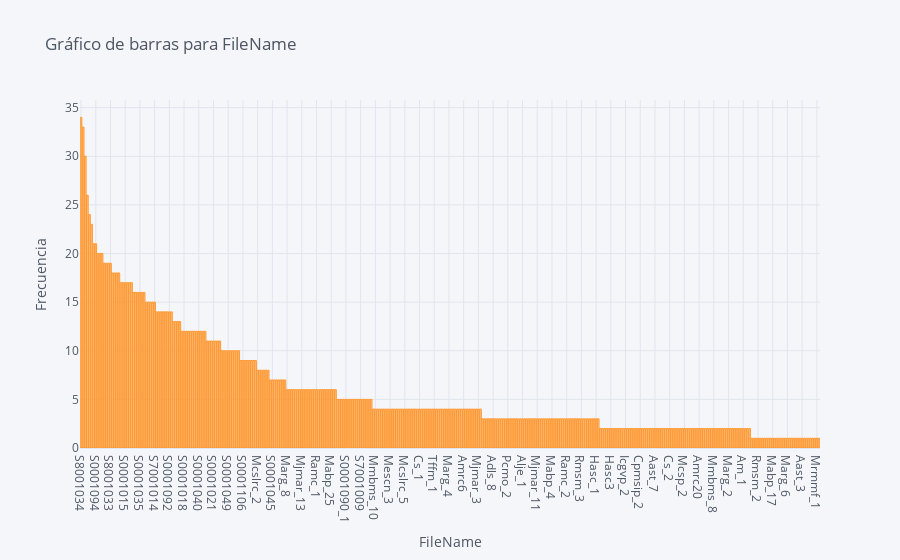
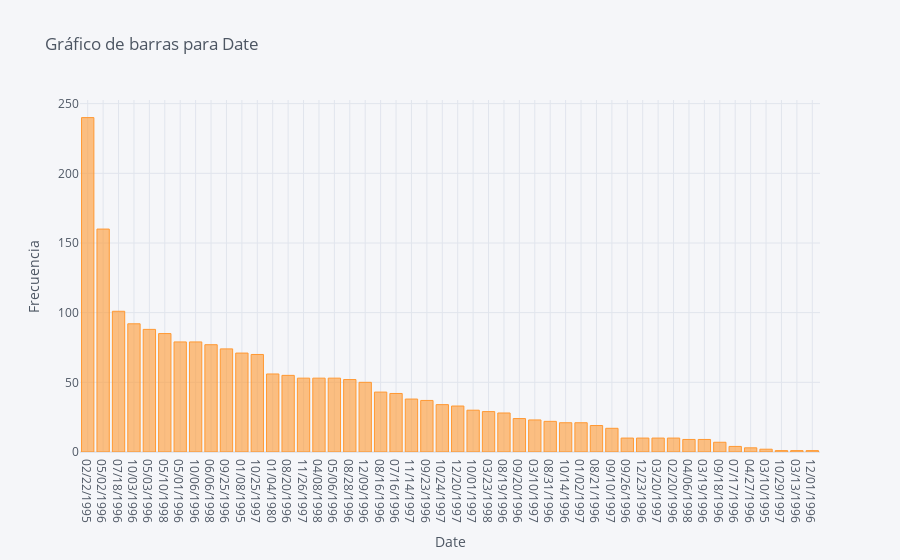
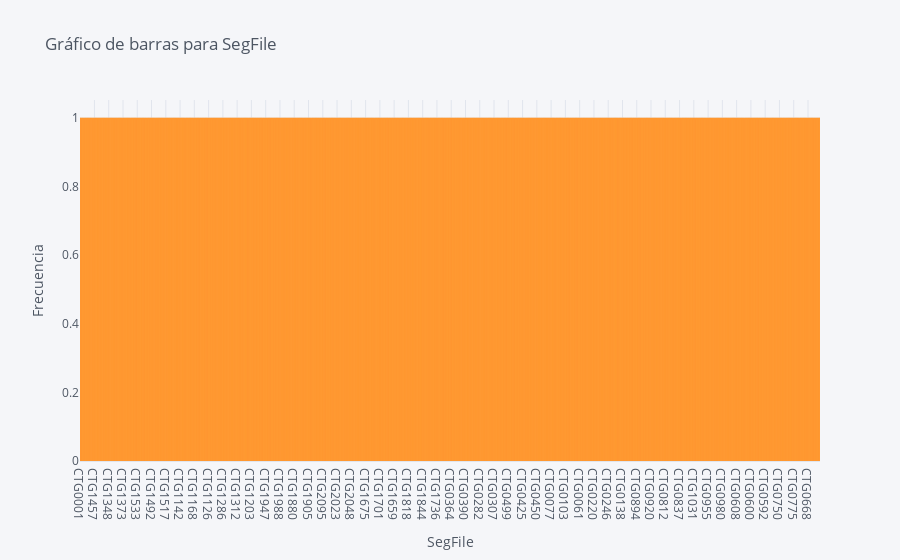
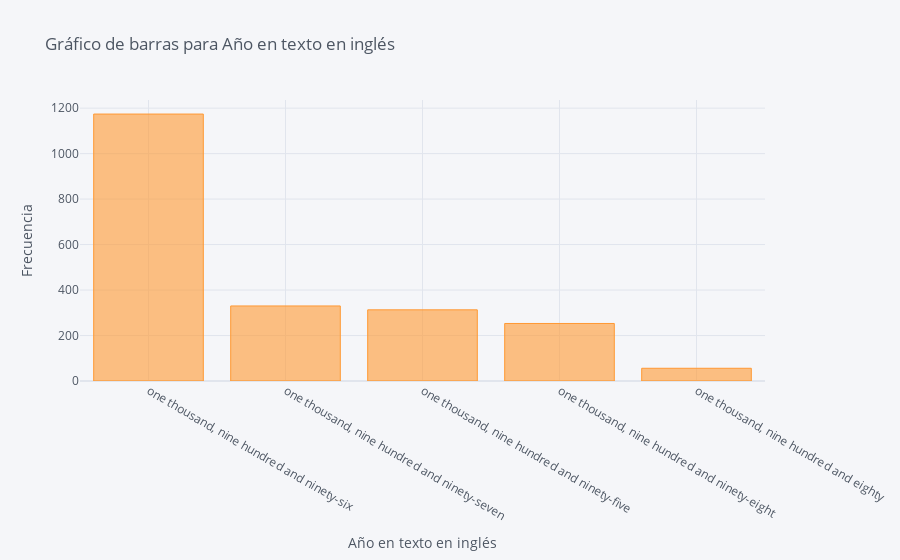

The notebook cell saved with these charts, in order:
### Code cell
graficar_variables_discretas_cf(tarea, var_dis)

### Figure 1 — Plotly figure (JSON) as saved in the notebook; plotly's stock layout.template omitted (floating-point values rounded to 4 significant figures; data arrays with more than 128 entries replaced by an {"elided": "..."} marker saying what was removed)
{"data": [{"marker": {"color": "rgba(255, 153, 51, 0.6)", "line": {"color": "rgba(255, 153, 51, 1.0)", "width": 1}}, "name": "count", "orientation": "v", "text": "", "type": "bar", "x": {"elided": "352 str values"}, "y": {"elided": "352 int values"}}], "layout": {"legend": {"bgcolor": "#F5F6F9", "font": {"color": "#4D5663"}}, "paper_bgcolor": "#F5F6F9", "plot_bgcolor": "#F5F6F9", "title": {"font": {"color": "#4D5663"}, "text": "Gráfico de barras para FileName"}, "xaxis": {"gridcolor": "#E1E5ED", "showgrid": true, "tickfont": {"color": "#4D5663"}, "title": {"font": {"color": "#4D5663"}, "text": "FileName"}, "zerolinecolor": "#E1E5ED"}, "yaxis": {"gridcolor": "#E1E5ED", "showgrid": true, "tickfont": {"color": "#4D5663"}, "title": {"font": {"color": "#4D5663"}, "text": "Frecuencia"}, "zerolinecolor": "#E1E5ED"}}}

### Figure 2 — Plotly figure (JSON) as saved in the notebook; plotly's stock layout.template omitted (floating-point values rounded to 4 significant figures)
{"data": [{"marker": {"color": "rgba(255, 153, 51, 0.6)", "line": {"color": "rgba(255, 153, 51, 1.0)", "width": 1}}, "name": "count", "orientation": "v", "text": "", "type": "bar", "x": ["02/22/1995", "05/02/1996", "07/18/1996", "10/03/1996", "05/03/1996", "05/10/1998", "05/01/1996", "10/06/1996", "06/06/1998", "09/25/1996", "01/08/1995", "10/25/1997", "01/04/1980", "08/20/1996", "11/26/1997", "04/08/1998", "05/06/1996", "08/28/1996", "12/09/1996", "08/16/1996", "07/16/1996", "11/14/1997", "09/23/1996", "10/24/1997", "12/20/1997", "10/01/1997", "03/23/1998", "08/19/1996", "09/20/1996", "03/10/1997", "08/31/1996", "10/14/1996", "01/02/1997", "08/21/1996", "09/10/1997", "09/26/1996", "12/23/1996", "03/20/1997", "02/20/1996", "04/06/1998", "03/19/1996", "09/18/1996", "07/17/1996", "04/27/1996", "03/10/1995", "10/29/1997", "03/13/1996", "12/01/1996"], "y": [240, 160, 101, 92, 88, 85, 79, 79, 77, 74, 71, 70, 56, 55, 53, 53, 53, 52, 50, 43, 42, 38, 37, 34, 33, 30, 29, 28, 24, 23, 22, 21, 21, 19, 17, 10, 10, 10, 10, 9, 9, 7, 4, 3, 2, 1, 1, 1]}], "layout": {"legend": {"bgcolor": "#F5F6F9", "font": {"color": "#4D5663"}}, "paper_bgcolor": "#F5F6F9", "plot_bgcolor": "#F5F6F9", "title": {"font": {"color": "#4D5663"}, "text": "Gráfico de barras para Date"}, "xaxis": {"gridcolor": "#E1E5ED", "showgrid": true, "tickfont": {"color": "#4D5663"}, "title": {"font": {"color": "#4D5663"}, "text": "Date"}, "zerolinecolor": "#E1E5ED"}, "yaxis": {"gridcolor": "#E1E5ED", "showgrid": true, "tickfont": {"color": "#4D5663"}, "title": {"font": {"color": "#4D5663"}, "text": "Frecuencia"}, "zerolinecolor": "#E1E5ED"}}}

### Figure 3 — Plotly figure (JSON) as saved in the notebook; plotly's stock layout.template omitted (floating-point values rounded to 4 significant figures; data arrays with more than 128 entries replaced by an {"elided": "..."} marker saying what was removed)
{"data": [{"marker": {"color": "rgba(255, 153, 51, 0.6)", "line": {"color": "rgba(255, 153, 51, 1.0)", "width": 1}}, "name": "count", "orientation": "v", "text": "", "type": "bar", "x": {"elided": "2126 str values"}, "y": {"elided": "2126 int values"}}], "layout": {"legend": {"bgcolor": "#F5F6F9", "font": {"color": "#4D5663"}}, "paper_bgcolor": "#F5F6F9", "plot_bgcolor": "#F5F6F9", "title": {"font": {"color": "#4D5663"}, "text": "Gráfico de barras para SegFile"}, "xaxis": {"gridcolor": "#E1E5ED", "showgrid": true, "tickfont": {"color": "#4D5663"}, "title": {"font": {"color": "#4D5663"}, "text": "SegFile"}, "zerolinecolor": "#E1E5ED"}, "yaxis": {"gridcolor": "#E1E5ED", "showgrid": true, "tickfont": {"color": "#4D5663"}, "title": {"font": {"color": "#4D5663"}, "text": "Frecuencia"}, "zerolinecolor": "#E1E5ED"}}}

### Figure 4 — Plotly figure (JSON) as saved in the notebook; plotly's stock layout.template omitted (floating-point values rounded to 4 significant figures)
{"data": [{"marker": {"color": "rgba(255, 153, 51, 0.6)", "line": {"color": "rgba(255, 153, 51, 1.0)", "width": 1}}, "name": "count", "orientation": "v", "text": "", "type": "bar", "x": ["one thousand, nine hundred and ninety-six", "one thousand, nine hundred and ninety-seven", "one thousand, nine hundred and ninety-five", "one thousand, nine hundred and ninety-eight", "one thousand, nine hundred and eighty"], "y": [1174, 330, 313, 253, 56]}], "layout": {"legend": {"bgcolor": "#F5F6F9", "font": {"color": "#4D5663"}}, "paper_bgcolor": "#F5F6F9", "plot_bgcolor": "#F5F6F9", "title": {"font": {"color": "#4D5663"}, "text": "Gráfico de barras para Año en texto en inglés"}, "xaxis": {"gridcolor": "#E1E5ED", "showgrid": true, "tickfont": {"color": "#4D5663"}, "title": {"font": {"color": "#4D5663"}, "text": "Año en texto en inglés"}, "zerolinecolor": "#E1E5ED"}, "yaxis": {"gridcolor": "#E1E5ED", "showgrid": true, "tickfont": {"color": "#4D5663"}, "title": {"font": {"color": "#4D5663"}, "text": "Frecuencia"}, "zerolinecolor": "#E1E5ED"}}}
